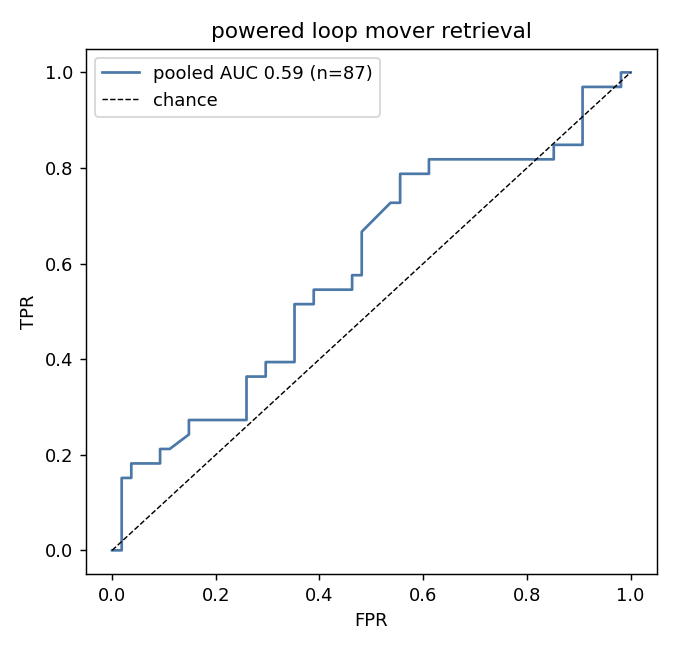

Source code (Python):
"""
proteinX POWERED LOOP GATE -- replicate the T4L loop signal (AUC 0.70, CI
[0.49,0.89]) on INDEPENDENT loop-rich proteins with enough movers to tighten
the interval.

Same corrected gate as loop_gate.py: train absolute bending on LOOP windows of
the culled non-T4L set (now also excluding these validation proteins -> no
leakage), difference the model on held-out loop mutation pairs, score full-set
mover retrieval (AUC/AP/p@k) with a bootstrap CI.

Validation proteins (loop-rich, single-mutant-rich, NOT T4L):
  SNase (P00644), barnase (P00648), human lysozyme (P61626), RNase A (P61823).
"""
import os, json, urllib.request, concurrent.futures as cf
import numpy as np
from collections import Counter, defaultdict
from bending_metric import bending_angle, is_continuous
from feasibility_t4l import parse_ca, window_bend
from loop_gate import parse_ss, ss_of, is_conservative
from gate2_model_feasibility import entry_features, outcome_onehot, TRAIN_DIR
from mover_composition import has_nonlocal

VAL_DIR = "val_pdb"; os.makedirs(VAL_DIR, exist_ok=True)
PROTEINS = [("P00644", "SNase", 149), ("P00648", "barnase", 110),
            ("P61626", "human_lysozyme", 130), ("P61823", "RNaseA", 124)]
MAX_PER = 400


def fetch_ids(uniprot):
    q = {"query": {"type": "terminal", "service": "text", "parameters": {
            "attribute": "rcsb_polymer_entity_container_identifiers."
                         "reference_sequence_identifiers.database_accession",
            "operator": "exact_match", "value": uniprot}},
         "return_type": "entry",
         "request_options": {"return_all_hits": True}}
    req = urllib.request.Request(
        "https://search.rcsb.org/rcsbsearch/v2/query",
        data=json.dumps(q).encode(), headers={"Content-Type": "application/json"})
    try:
        res = json.load(urllib.request.urlopen(req, timeout=50))
        return [r["identifier"] for r in res["result_set"]]
    except Exception:
        return []


def fetch_pdb(pid):
    path = os.path.join(VAL_DIR, f"{pid}.pdb")
    if os.path.exists(path) and os.path.getsize(path) > 0:
        return pid
    try:
        data = urllib.request.urlopen(
            f"https://files.rcsb.org/download/{pid}.pdb", timeout=30).read()
        open(path, "wb").write(data)
        return pid
    except Exception:
        return None


def pick_chain(chains, hint, tol=30):
    best, sc = (None, None), 1e9
    for ch, res in chains.items():
        n = len(res)
        if abs(n - hint) <= tol and max(res) < hint + tol + 50 and n < 250 \
                and abs(n - hint) < sc:
            best, sc = (ch, res), abs(n - hint)
    return best


def build_protein(uniprot, name, hint, val_ids):
    ids = fetch_ids(uniprot)[:MAX_PER]
    with cf.ThreadPoolExecutor(max_workers=12) as ex:
        got = [p for p in ex.map(fetch_pdb, ids) if p]
    val_ids.update(p.upper() for p in got)

    S = {}
    for pid in got:
        p = os.path.join(VAL_DIR, f"{pid}.pdb")
        try:
            ch, res = pick_chain(parse_ca(p), hint)
        except Exception:
            ch = None
        if ch is None:
            continue
        helix, sheet, has = parse_ss(p)
        if not has:
            continue
        S[pid] = dict(chid=ch, res=res, helix=helix, sheet=sheet)

    counts = defaultdict(Counter)
    for d in S.values():
        for rs, (aa, _) in d["res"].items():
            counts[rs][aa] += 1
    cons = {rs: c.most_common(1)[0][0] for rs, c in counts.items()
            if sum(c.values()) >= 5}

    wt_ids, mut1 = [], []
    for pid, d in S.items():
        m = tuple(sorted((rs, cons[rs], aa) for rs, (aa, _) in d["res"].items()
                         if rs in cons and aa != cons[rs]))
        if not m:
            wt_ids.append(pid)
        elif len(m) == 1:
            mut1.append((pid, m[0]))

    diag = dict(name=name, structs=len(S), wt=len(wt_ids), single=len(mut1))
    if len(wt_ids) < 3:
        diag["note"] = "skip: <3 WT crystals for floor"
        return diag, []

    wt_med, wt_sig = {}, {}
    for s in range(min(cons), max(cons) - 4):
        vals = np.array([v for v in (window_bend(S[p]["res"], s) for p in wt_ids)
                         if v is not None])
        if len(vals) >= 3:
            wt_med[s] = float(np.median(vals))
            wt_sig[s] = float(1.4826 * np.median(np.abs(vals - np.median(vals))))
    if not wt_sig:
        diag["note"] = "skip: no per-window floor"
        return diag, []
    pooled = float(np.median([v for v in wt_sig.values() if v > 0]))
    scaffold = max(wt_ids, key=lambda p: len(S[p]["res"]))

    rows = []
    for pid, (r, wtaa, mutaa) in mut1:
        s = r - 2
        if s not in wt_med:
            continue
        b = window_bend(S[pid]["res"], s)
        ef = entry_features(S[scaffold]["res"], s)
        win = [s + k for k in range(5)]
        if b is None or ef is None or any(w not in cons for w in win):
            continue
        if ss_of(S[pid]["helix"], S[pid]["sheet"], S[pid]["chid"], r) != "L":
            continue
        delta = b - wt_med[s]
        if is_conservative(wtaa, mutaa) and abs(delta) > 10:      # QC
            continue
        floor = wt_sig.get(s, pooled) or pooled
        wt_seq = "".join(cons[w] for w in win)
        rows.append(dict(prot=name, pid=pid, r=r, delta=delta,
                         mover=abs(delta) > 2 * floor, ef=ef, wt_seq=wt_seq,
                         mut_seq=wt_seq[:2] + mutaa + wt_seq[3:]))
    diag["loop_pairs"] = len(rows)
    diag["loop_movers"] = sum(x["mover"] for x in rows)
    return diag, rows


def train_loop_model(exclude_ids):
    from sklearn.ensemble import HistGradientBoostingRegressor
    files = [f[:-4] for f in os.listdir(TRAIN_DIR) if f.endswith(".pdb")]
    X, y = [], []
    for pid in files:
        if pid.upper() in exclude_ids:
            continue
        p = os.path.join(TRAIN_DIR, f"{pid}.pdb")
        try:
            chains = parse_ca(p)
        except Exception:
            continue
        ch, res = max(((c, r) for c, r in chains.items()),
                      key=lambda cr: len(cr[1]), default=(None, None))
        if res is None or len(res) < 40 or max(res) >= 5000:
            continue
        helix, sheet, has = parse_ss(p)
        if not has:
            continue
        lo, hi = min(res), max(res)
        for i in range(lo + 3, hi - 4):
            if ss_of(helix, sheet, ch, i + 2) != "L":
                continue
            ef = entry_features(res, i)
            win = [i + k for k in range(5)]
            if ef is None or any(w not in res for w in win):
                continue
            pts = np.array([res[w][1] for w in win])
            if not is_continuous(pts):
                continue
            seq5 = "".join(res[w][0] for w in win)
            X.append(ef + list(outcome_onehot(seq5)))
            y.append(bending_angle(pts))
    m = HistGradientBoostingRegressor(max_iter=400, learning_rate=0.08,
                                      max_depth=6, random_state=0)
    m.fit(np.array(X), np.array(y))
    return m, len(y)


def score(rows, model, label):
    from sklearn.metrics import roc_auc_score, average_precision_score
    EF = np.array([x["ef"] for x in rows])
    Xwt = np.hstack([EF, np.array([outcome_onehot(x["wt_seq"]) for x in rows])])
    Xmt = np.hstack([EF, np.array([outcome_onehot(x["mut_seq"]) for x in rows])])
    dp = np.abs(model.predict(Xmt) - model.predict(Xwt))
    mov = np.array([x["mover"] for x in rows]); n = len(rows); k = int(mov.sum())
    if not (0 < k < n):
        print(f"  {label}: n={n} movers={k} -> cannot score"); return
    auc = roc_auc_score(mov, dp); ap = average_precision_score(mov, dp)
    patk = mov[np.argsort(-dp)[:k]].mean()
    rng = np.random.default_rng(0); idx = np.arange(n); b = []
    for _ in range(3000):
        bi = rng.choice(idx, n, replace=True)
        if 0 < mov[bi].sum() < len(bi):
            b.append(roc_auc_score(mov[bi], dp[bi]))
    lo, hi = np.percentile(b, [5, 95])
    print(f"  {label}: n={n} movers={k} (base {k/n:.0%})  "
          f"AUC={auc:.3f} 90%CI[{lo:.2f},{hi:.2f}]  AP={ap:.3f}  p@{k}={patk:.3f}")
    return auc, lo, hi, n, k


def main():
    val_ids = set()
    pooled, diags = [], []
    print("building independent loop-pair validation set ...")
    for up, name, hint in PROTEINS:
        d, rows = build_protein(up, name, hint, val_ids)
        diags.append(d); pooled += rows
        print(f"  {name:16s} structs={d.get('structs',0):3d} WT={d.get('wt',0):3d} "
              f"single={d.get('single',0):3d} loop_pairs={d.get('loop_pairs',0):3d} "
              f"loop_movers={d.get('loop_movers',0):3d} {d.get('note','')}")

    print(f"\ntraining loop model on culled set (excluding {len(val_ids)} val ids + T4L) ...")
    model, ntrain = train_loop_model(val_ids)
    print(f"  trained on {ntrain} loop windows")

    print("\n" + "=" * 70 + "\n  POWERED LOOP RETRIEVAL\n" + "=" * 70)
    res = score(pooled, model, "POOLED (independent, non-T4L)")

    print("\n" + "-" * 70)
    if res is None:
        print("VERDICT: INCONCLUSIVE -- not enough pooled loop movers; add more proteins.")
    else:
        auc, lo, hi, n, k = res
        if k < 30:
            print(f"VERDICT: STILL UNDERPOWERED -- only {k} pooled loop movers; add proteins.")
        elif lo > 0.55 and auc >= 0.62:
            print(f"VERDICT: CONFIRMED -- T4L's loop signal REPLICATES on independent data "
                  f"(AUC {auc:.2f}, CI excludes chance). Local thesis lives in loops; a "
                  f"loop-restricted miner is now justified.")
        elif hi < 0.6:
            print(f"VERDICT: COLLAPSED -- loop AUC {auc:.2f}, CI [{lo:.2f},{hi:.2f}] near chance. "
                  f"T4L's 0.70 was a small-sample fluke. Local premise dead in loops too.")
        else:
            print(f"VERDICT: WEAK/AMBIGUOUS -- AUC {auc:.2f}, CI [{lo:.2f},{hi:.2f}]. Real but "
                  f"marginal; at best a weak ranker. Decide if weak-and-interpretable is worth it.")

    import matplotlib; matplotlib.use("Agg")
    import matplotlib.pyplot as plt
    from sklearn.metrics import roc_curve
    if res:
        EF = np.array([x["ef"] for x in pooled])
        dp = np.abs(model.predict(np.hstack([EF, np.array([outcome_onehot(x["mut_seq"]) for x in pooled])]))
                    - model.predict(np.hstack([EF, np.array([outcome_onehot(x["wt_seq"]) for x in pooled])])))
        mov = np.array([x["mover"] for x in pooled])
        fpr, tpr, _ = roc_curve(mov, dp)
        plt.figure(figsize=(5.2, 5))
        plt.plot(fpr, tpr, color="#4C78A8", label=f"pooled AUC {res[0]:.2f} (n={res[3]})")
        plt.plot([0, 1], [0, 1], "k--", lw=.8, label="chance")
        plt.xlabel("FPR"); plt.ylabel("TPR")
        plt.title("powered loop mover retrieval"); plt.legend()
        plt.tight_layout(); plt.savefig("powered_loop_gate.png", dpi=130)
        print("plot -> powered_loop_gate.png")


if __name__ == "__main__":
    main()
